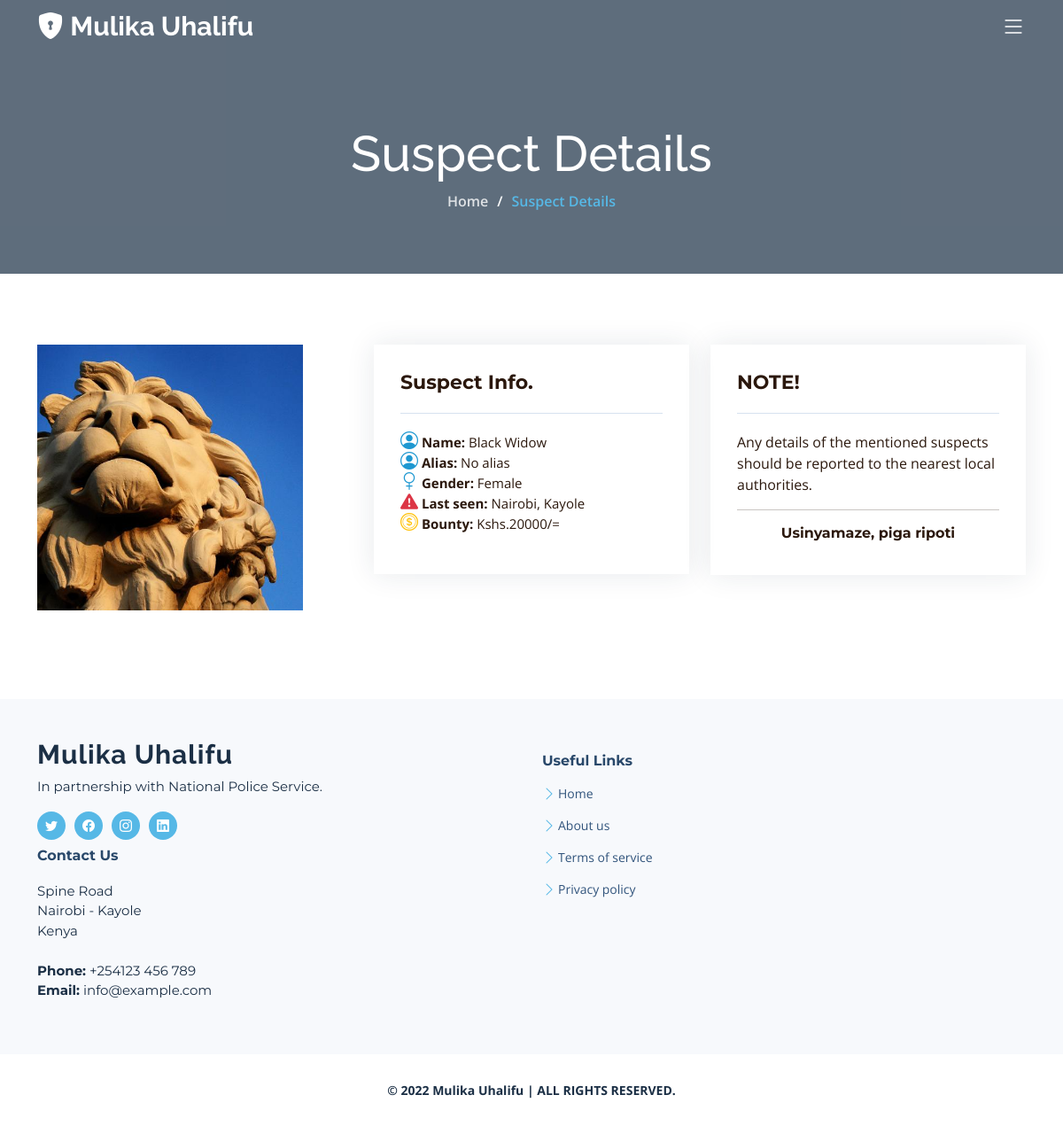
Page /wanted-suspect-details/D0FF45F205D64D9/wanted/20000/report/ (signed in) on the committed database.
### officers/models.py (models this page shows, shortened)
class WantedSuspect(models.Model):
    id = models.CharField(max_length=15, unique=True, primary_key=True, editable=False)
    suspect_pic = models.ImageField(upload_to='Suspects-Images/', default='criminal.jpg')
    suspect_name = models.CharField(max_length=150, blank=False)
    alias = models.CharField(max_length=50, blank=True)
    gender = models.CharField(max_length=7, blank=False)
    crime = models.CharField(max_length=100, blank=False)
    bounty = models.PositiveIntegerField(default=0, blank=True)
    last_seen = models.CharField(max_length=20, blank=True)
    status = models.CharField(max_length=20)
    reported = models.DateTimeField(auto_now_add=True)
    updated = models.DateTimeField(auto_now=True)

### users/views.py (the view)
# urls.py: path('wanted-suspect-details/<str:name>/wanted/<int:bounty>/report/', views.suspect_info_view, name='suspect_info'),
@login_required(login_url='user_login')
def suspect_info_view(request, name, bounty):
    suspect = WantedSuspect.objects.get(id=name)
    bounty = suspect.bounty
    context = {'info': suspect}
    return render(request, 'users/suspect-details.html', context)

### users/templates/users/suspect-details.html (shortened to what this page needs)
{% extends 'users/base.html' %}{% block title %}Suspect Details{% endblock %}
	{% block content %}
	<main id="main">
		<div class="breadcrumbs d-flex align-items-center">
			<div class="container position-relative d-flex flex-column align-items-center">
				<h2>Suspect Details</h2>
				<ol>
					<li><a href="{% url 'user_homepage' user.username %}">Home</a></li>
					<li>Suspect Details</li>
				</ol>
			</div>
		</div>
		<section id="suspect-details" class="suspect-details">
			<div class="container" data-aos="fade-up">
				<div class="row gy-4">
					<div class="col-lg-4">
						<div class="slides-1 suspect-details-slider swiper">
							<div class="swiper-wrapper align-items-center">
								<div class="swiper-slide">
									<img src="{{info.suspect_pic.url}}" alt="image">
								</div>
							</div>
						</div>
					</div>
					<div class="col-lg-4">
						<div class="suspect-info">
							<h3>Suspect Info.</h3>
							<ul>
								<li><i style="font-size: 20px; color: #1f98d1;" class="bi bi-person-circle"></i> <strong>Name: </strong>{{info.suspect_name|title}}</li>
								<li><i style="font-size: 20px; color: #1f98d1;" class="bi bi-person-circle"></i> <strong>Alias: </strong>{{info.alias|default:"No alias"}}</li>
								<li>{% if info.gender == 'Male' %}<i style="font-size: 20px; color: #1f98d1;" class="bi bi-gender-female"></i> {% else %}<i style="font-size: 20px; color: #1f98d1;" class="bi bi-gender-female"></i>{% endif %} <strong>Gender: </strong>{{info.gender}}</li>
								<li><i style="font-size: 20px; color: #dc3545;" class="bi bi-exclamation-triangle-fill"></i> <strong>Last seen: </strong>{{info.last_seen}}</li>
								<li><i style="font-size: 20px; color: #ffc107;" class="bi bi-coin"></i> <strong>Bounty: </strong>Kshs.{{info.bounty}}/=</li>
							</ul>
						</div>
					</div>
					<div class="col-lg-4">
						<div class="suspect-info">
							<h3>NOTE!</h3>
							<p>
								Any details of the mentioned suspects should be reported to the nearest local authorities.
							</p>
							<hr>
							<h6 class="text-center"><b>Usinyamaze, piga ripoti</b></h6>
						</div>
					</div>
				</div>
			</div>
		</section>
	</main>
	{% endblock %}

### static/users/css/main.css (style rules this page uses)
a { color: var(--color-primary); text-decoration: none; transition: 0.3s; }
h1, h2, h3, h4, h5, h6 { font-family: var(--font-primary); }
section { overflow: hidden; padding: 80px 0; }
.breadcrumbs { padding: 140px 0 60px 0; min-height: 30vh; position: relative; background-size: cover; background-position: center; background-repeat: no-repeat; }
.breadcrumbs:before { content: ""; background-color: rgba(27, 47, 69, 0.7); position: absolute; inset: 0; }
.breadcrumbs h2 { font-size: 56px; font-weight: 500; color: #fff; font-family: var(--font-secondary); }
.breadcrumbs ol { display: flex; flex-wrap: wrap; list-style: none; padding: 0 0 10px 0; margin: 0; font-size: 16px; font-weight: 600; color: var(--color-primary); }
.breadcrumbs ol a { color: rgba(255, 255, 255, 0.8); transition: 0.3s; }
.breadcrumbs ol li+li { padding-left: 10px; }
.breadcrumbs ol li+li::before { display: inline-block; padding-right: 10px; color: #fff; content: "/"; }
.suspect-details .suspect-details-slider img { height: 300px; width: 300px; }
.suspect-details .suspect-info { padding: 30px; box-shadow: 0px 0 30px rgba(27, 47, 69, 0.1); }
.suspect-details .suspect-info h3 { font-size: 22px; font-weight: 700; margin-bottom: 20px; padding-bottom: 20px; border-bottom: 1px solid #d6e2ef; }
.suspect-details .suspect-info ul { list-style: none; padding: 0; font-size: 15px; }

### rows in the picture
WantedSuspect: suspect_pic (picture), suspect_name "Black Widow", alias "No alias", gender "Female", last_seen "Nairobi, Kayole", bounty "20000"
